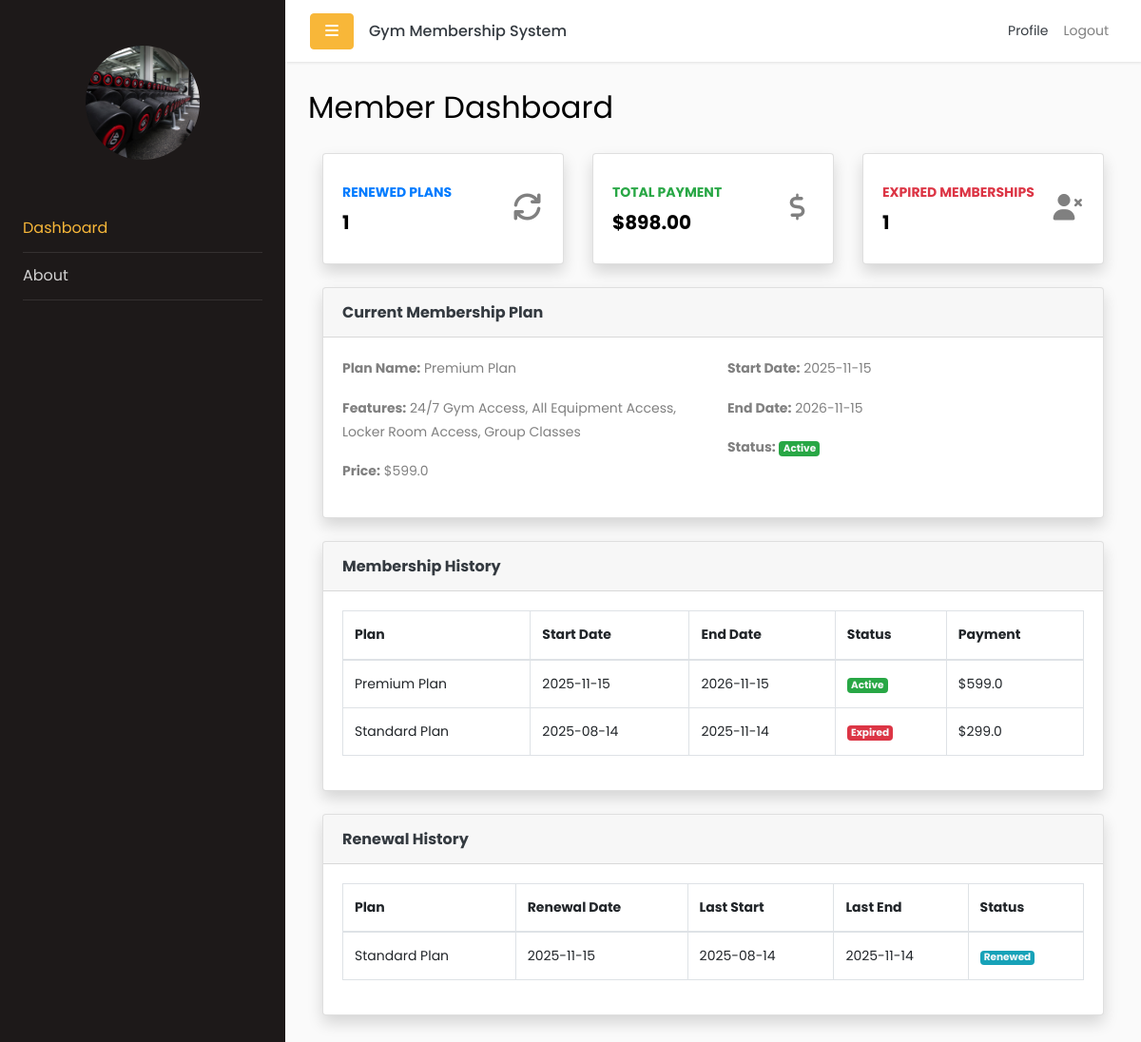
Before: /member/dashboard (signed in) with the older database file.
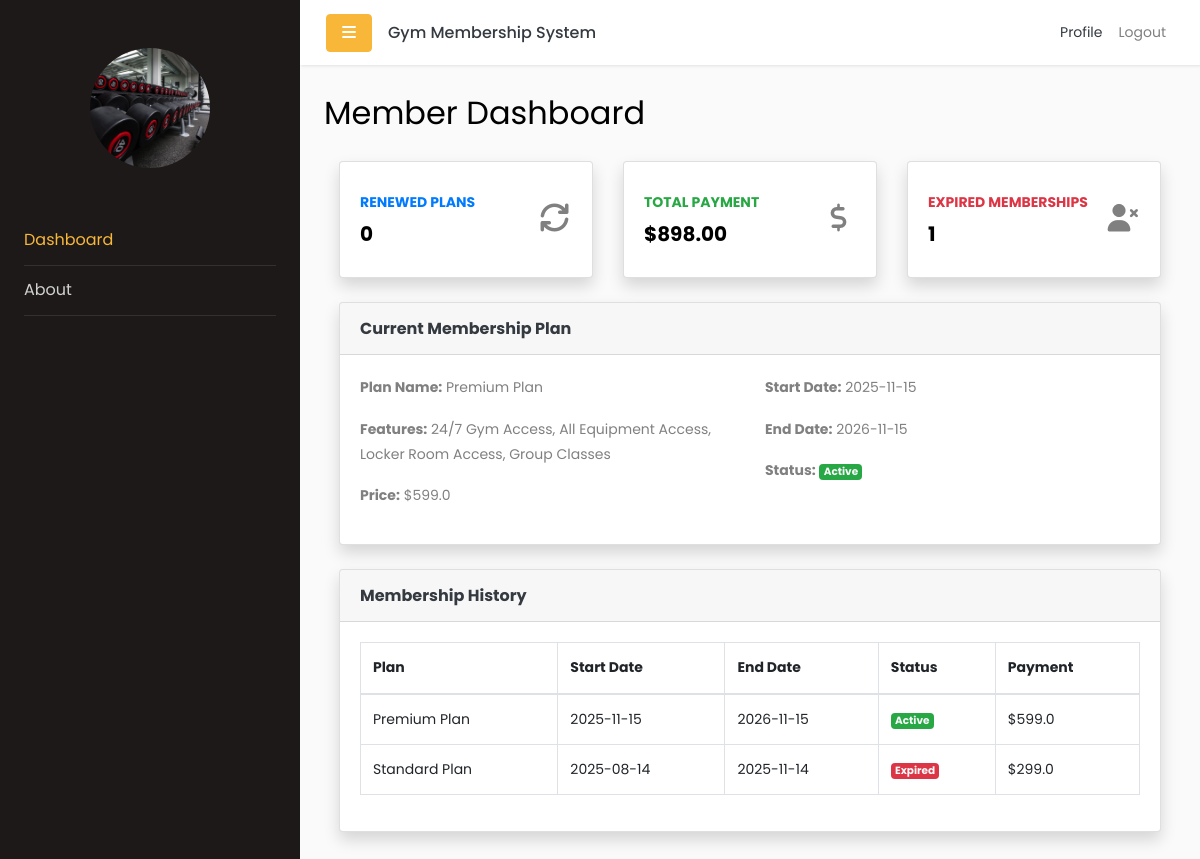
After: the same page with the newer database file.
### app/models.py (models this page shows)
class MembershipPlan(db.Model):
    __tablename__ = 'membership_plans'
    id = db.Column(db.Integer, primary_key=True)
    name = db.Column(db.String(100), nullable=False)
    features = db.Column(db.Text)
    price = db.Column(db.Float, nullable=False)
    duration_months = db.Column(db.Integer, nullable=False)  # Duration in months
    status = db.Column(db.String(20), default='available')  # 'available' or 'unavailable'
    created_at = db.Column(db.DateTime, default=lambda: datetime.now(timezone.utc))

class Membership(db.Model):
    __tablename__ = 'memberships'
    id = db.Column(db.Integer, primary_key=True)
    member_id = db.Column(db.Integer, db.ForeignKey('users.id'), nullable=False)
    plan_id = db.Column(db.Integer, db.ForeignKey('membership_plans.id'), nullable=False)
    start_date = db.Column(db.DateTime, nullable=False)
    end_date = db.Column(db.DateTime, nullable=False)
    paymentMethod = db.Column(db.String(100))  # e.g., 'credit_card', 'cash', etc.
    status = db.Column(db.String(20), default='active')  # 'active', 'expired', 'cancelled'
    created_at = db.Column(db.DateTime, default=lambda: datetime.now(timezone.utc))
    user = db.relationship('User', backref=db.backref('memberships', lazy=True))
    plan = db.relationship('MembershipPlan', backref=db.backref('memberships', lazy=True))

class MembershipRenewal(db.Model):
    __tablename__ = 'membership_renewals'
    id = db.Column(db.Integer, primary_key=True)
    membership_id = db.Column(db.Integer, db.ForeignKey('memberships.id'), nullable=False)
    processed_by = db.Column(db.Integer, db.ForeignKey('users.id'), nullable=True)
    last_start_date = db.Column(db.DateTime, nullable=True)
    last_end_date = db.Column(db.DateTime, nullable=True)
    renewal_date = db.Column(db.DateTime, nullable=False, default=datetime.now(timezone.utc))
    membership = db.relationship('Membership', backref='renewals', lazy=True)
    processed_user = db.relationship('User', backref='processed_renewals', lazy=True)

### app/routes/member_routes.py (the view)
@member_bp.route('/member/dashboard')
@login_required
@role_required('member')
def member_dashboard():
    from flask_login import current_user
    from app.models import Membership, MembershipPlan, MembershipRenewal, db
    memberships = Membership.query.filter_by(member_id=current_user.id).order_by(Membership.start_date.desc()).all()
    membership_history = []
    total_payment = 0
    expired_count = 0
    renewed_count = 0
    current_membership = None
    current_plan = None
    renewal_history = []
    for m in memberships:
        plan = MembershipPlan.query.get(m.plan_id)
        membership_history.append((m, plan))
        total_payment += plan.price if plan else 0
        if m.status == 'expired':
            expired_count += 1
        renewals = MembershipRenewal.query.filter_by(membership_id=m.id).order_by(MembershipRenewal.renewal_date.desc()).all()
        if renewals:
            renewed_count += 1
            for r in renewals:
                renewal_history.append({
                    'plan': plan,
                    'renewal': r,
                    'membership': m
                })
        if m.status == 'active' and not current_membership:
            current_membership = m
            current_plan = plan
    return render_template(
        'member/dashboard.html',
        renewed_count=renewed_count,
        total_payment=total_payment,
        expired_count=expired_count,
        current_membership=current_membership,
        current_plan=current_plan,
        membership_history=membership_history,
        renewal_history=renewal_history
    )

### app/__init__.py (called while the page is built)
@login_manager.user_loader
def load_user(user_id):
    return User.query.get(int(user_id))

### app/templates/member/dashboard.html (shortened to what this page needs)
{% extends 'base.html' %}
{% block content %}
<h2 class="mb-4">Member Dashboard</h2>
<div class="container-fluid">
    <div class="row">
        <div class="col-xl-4 col-md-6 mb-4">
            <div class="card border-left-primary shadow h-100 py-2">
                <div class="card-body">
                    <div class="row no-gutters align-items-center">
                        <div class="col mr-2">
                            <div class="text-xs font-weight-bold text-primary text-uppercase mb-1">Renewed Plans</div>
                            <div class="h5 mb-0 font-weight-bold text-gray-800">{{ renewed_count }}</div>
                        </div>
                        <div class="col-auto">
                            <i class="fas fa-sync fa-2x text-gray-300"></i>
                        </div>
                    </div>
                </div>
            </div>
        </div>
        <div class="col-xl-4 col-md-6 mb-4">
            <div class="card border-left-success shadow h-100 py-2">
                <div class="card-body">
                    <div class="row no-gutters align-items-center">
                        <div class="col mr-2">
                            <div class="text-xs font-weight-bold text-success text-uppercase mb-1">Total Payment</div>
                            <div class="h5 mb-0 font-weight-bold text-gray-800">${{ '{:,.2f}'.format(total_payment) }}</div>
                        </div>
                        <div class="col-auto">
                            <i class="fas fa-dollar-sign fa-2x text-gray-300"></i>
                        </div>
                    </div>
                </div>
            </div>
        </div>
        <div class="col-xl-4 col-md-6 mb-4">
            <div class="card border-left-danger shadow h-100 py-2">
                <div class="card-body">
                    <div class="row no-gutters align-items-center">
                        <div class="col mr-2">
                            <div class="text-xs font-weight-bold text-danger text-uppercase mb-1">Expired Memberships</div>
                            <div class="h5 mb-0 font-weight-bold text-gray-800">{{ expired_count }}</div>
                        </div>
                        <div class="col-auto">
                            <i class="fas fa-user-times fa-2x text-gray-300"></i>
                        </div>
                    </div>
                </div>
            </div>
        </div>
    </div>
    <div class="card shadow mb-4">
        <div class="card-header py-3">
            <h6 class="m-0 font-weight-bold text-dark">Current Membership Plan</h6>
        </div>
        <div class="card-body">
            {% if current_membership and current_plan %}
            <div class="row">
                <div class="col-md-6">
                    <p><strong>Plan Name:</strong> {{ current_plan.name }}</p>
                    <p><strong>Features:</strong> {{ current_plan.features }}</p>
                    <p><strong>Price:</strong> ${{ current_plan.price }}</p>
                </div>
                <div class="col-md-6">
                    <p><strong>Start Date:</strong> {{ current_membership.start_date.strftime('%Y-%m-%d') }}</p>
                    <p><strong>End Date:</strong> {{ current_membership.end_date.strftime('%Y-%m-%d') }}</p>
                    <p><strong>Status:</strong>
                        {% if current_membership.status == 'active' %}
                            <span class="badge bg-success text-light">Active</span>
                        {% elif current_membership.status == 'expired' %}
                            <span class="badge bg-danger text-light">Expired</span>
                        {% else %}
                            <span class="badge bg-secondary">{{ current_membership.status|capitalize }}</span>
                        {% endif %}
                    </p>
                </div>
            </div>
            {% else %}
            <p class="text-muted">No active membership plan found.</p>
            {% endif %}
        </div>
    </div>
    <div class="card shadow mb-4">
        <div class="card-header py-3">
            <h6 class="m-0 font-weight-bold text-dark">Membership History</h6>
        </div>
        <div class="card-body">
            <div class="table-responsive">
                <table class="table table-bordered" id="memberHistoryTable">
                    <thead>
                        <tr>
                            <th>Plan</th>
                            <th>Start Date</th>
                            <th>End Date</th>
                            <th>Status</th>
                            <th>Payment</th>
                        </tr>
                    </thead>
                    <tbody>
                        {% for membership, plan in membership_history %}
                        <tr>
                            <td>{{ plan.name }}</td>
                            <td>{{ membership.start_date.strftime('%Y-%m-%d') }}</td>
                            <td>{{ membership.end_date.strftime('%Y-%m-%d') }}</td>
                            <td>
                                {% if membership.status == 'active' %}
                                    <span class="badge bg-success text-light">Active</span>
                                {% elif membership.status == 'expired' %}
                                    <span class="badge bg-danger text-light">Expired</span>
                                {% else %}
                                    <span class="badge bg-secondary">{{ membership.status|capitalize }}</span>
                                {% endif %}
                            </td>
                            <td>${{ plan.price }}</td>
                        </tr>
                        {% else %}
                            No membership history found.
                        {% endfor %}
                    </tbody>
                </table>
            </div>
        </div>
    </div>
    {% if renewal_history and renewal_history|length > 0 %}
        <div class="card shadow mb-4">
            <div class="card-header py-3">
                <h6 class="m-0 font-weight-bold text-dark">Renewal History</h6>
            </div>
            <div class="card-body">
                <div class="table-responsive">
                    <table class="table table-bordered" id="renewalHistoryTable">
                        <thead>
                            <tr>
                                <th>Plan</th>
                                <th>Renewal Date</th>
                                <th>Last Start</th>
                                <th>Last End</th>
                                <th>Status</th>
                            </tr>
                        </thead>
                        <tbody>
                            {% for item in renewal_history %}
                            <tr>
                                <td>{{ item.plan.name }}</td>
                                <td>{{ item.renewal.renewal_date.strftime('%Y-%m-%d') }}</td>
                                <td>{{ item.renewal.last_start_date.strftime('%Y-%m-%d') if item.renewal.last_start_date else '' }}</td>
                                <td>{{ item.renewal.last_end_date.strftime('%Y-%m-%d') if item.renewal.last_end_date else '' }}</td>
                                <td><span class="badge bg-info text-light">Renewed</span></td>
                            </tr>
                            {% else %}
                            No renewal history found.
                            {% endfor %}
                        </tbody>
                    </table>
                </div>
            </div>
        </div>
    {% endif %}
</div>
{% endblock %}

### app/templates/base.html (shortened to what this page needs)
<!doctype html>
<html lang="en">
  <head>
    <link rel="stylesheet" href="https://stackpath.bootstrapcdn.com/font-awesome/4.7.0/css/font-awesome.min.css">
    <link rel="stylesheet" href="{{ url_for('static', filename='css/style.css') }}">
    <link rel="stylesheet" href="https://cdnjs.cloudflare.com/ajax/libs/font-awesome/7.0.1/css/all.min.css" />
    <link rel="stylesheet" href="https://cdn.datatables.net/1.13.7/css/dataTables.bootstrap5.min.css">
    <link href="https://cdn.jsdelivr.net/npm/select2@4.1.0-rc.0/dist/css/select2.min.css" rel="stylesheet" />
    <link href="https://cdn.jsdelivr.net/npm/select2-bootstrap-5-theme@1.3.0/dist/select2-bootstrap-5-theme.min.css" rel="stylesheet" />
  </head>
  <body>
    <div class="wrapper d-flex">
      {% include 'components/sidebar.html' %}
      <div id="content" class="flex-grow-1">
        {% include 'components/navbar.html' %}
        <main class="p-4">
          {% block content %}{% endblock %}
        </main>
      </div>
    </div>
  </body>
</html>

### app/templates/components/sidebar.html (shortened to what this page needs)
<nav id="sidebar">
  <div class="p-4 pt-5">
   <a href="#" class="img logo rounded-circle mb-5"
     style="background-image: url('{{ url_for("static", filename="images/logo.jpg") }}');"></a>
    <ul class="list-unstyled components mb-5">
      {% if current_user.is_authenticated %}
        {% if current_user.role == 'admin' %}
      <li class="{{ 'active' if request.endpoint == 'admin.admin_dashboard' }}">
        <a href="{{ url_for('admin.admin_dashboard') }}">Home</a>
      </li>
      <li class="{{ 'active' if request.endpoint == 'admin.membership' }}">
        <a href="{{ url_for('admin.membership') }}">Membership</a>
      </li>
      <li class="{{ 'active' if request.endpoint and request.endpoint.startswith('admin.manage') }}">
        <a href="#pageSubmenu" data-toggle="collapse" aria-expanded="false" class="dropdown-toggle">Manage</a>
        <ul class="collapse list-unstyled {{ 'show' if request.endpoint and request.endpoint.startswith('admin.manage') }}" id="pageSubmenu">
          <li class="{{ 'active' if request.endpoint == 'admin.manage_members' }}">
            <a href="{{ url_for('admin.manage_members') }}">Users </a>
          </li>
          <li class="{{ 'active' if request.endpoint == 'admin.manage_memberships' }}">
            <a href="{{ url_for('admin.manage_memberships') }}">Memberships</a>
          </li>
          <li class="{{ 'active' if request.endpoint == 'admin.manage_plans' }}">
            <a href="{{ url_for('admin.manage_plans') }}">Plans</a>
          </li>
          <li class="{{ 'active' if request.endpoint == 'admin.manage_renewal' }}">
            <a href="{{ url_for('admin.manage_renewal') }}">Renewal</a>
          </li>
        </ul>
      </li>
      {% elif current_user.role == 'member' %}
          <li class="{{ 'active' if request.endpoint == 'member.member_dashboard' }}">
            <a href="{{ url_for('member.member_dashboard') }}">Dashboard</a>
          </li>
        {% endif %}
      <li class="{{ 'active' if request.endpoint == 'main.about' }}">
        <a href="{{ url_for('main.about') }}">About</a>
      </li>
    </ul>
      {% endif %}
  </div>
</nav>

### app/templates/components/navbar.html (shortened to what this page needs)
<nav class="navbar navbar-expand-lg navbar-light custom-navbar">
  <div class="container-fluid px-3">
    <button type="button" id="sidebarCollapse" class="btn btn-primary">
      <i class="fa fa-bars"></i>
    </button>
    <h6 class="m-0 ml-3 text-dark d-none d-md-block">Gym Membership System</h6>
    <div class="collapse navbar-collapse" id="navbarSupportedContent">
      <ul class="nav navbar-nav ml-auto">
        <li class="nav-item d-none d-md-block">
          <a class=" text-dark nav-link {% if request.endpoint == 'profile.profile' %}active{% endif %}" href="{{ url_for('profile.profile')}}">Profile</a>
        </li>
        <li class="nav-item d-none d-md-block">
          <a class="nav-link {% if request.endpoint == 'auth.logout' %}active{% endif %}" href="{{ url_for('auth.logout') }}">Logout</a>
        </li>
      </ul>
    </div>
  </div>
</nav>

Changed rows visible on the page:
no longer on this page (row unchanged): MembershipPlan: plan.name "Standard Plan"
removed MembershipRenewal: renewal.renewal_date "2025-11-15", renewal.last_start_date "2025-08-14", renewal.last_end_date "2025-11-14"
Other visible differences:
{{ renewed_count }}: "1" → "0"
text no longer shown: "Renewal History Plan Renewal Date Last Start Last End Status"
list line gone: "Renewed"
